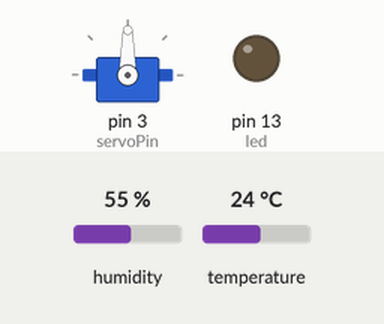
A sketch run on a simulated Arduino Uno, built with avr-gcc and run on an emulated ATmega328P. On the bench: servo, output pins drawn as LEDs (lit = HIGH). Inputs (shaded band) come from the test bench; at power-on: humidity 55 %, temperature 24 °C. What the sketch prints to the serial monitor is not drawn.

Above: at 0.05 s.
At 2.5 s:
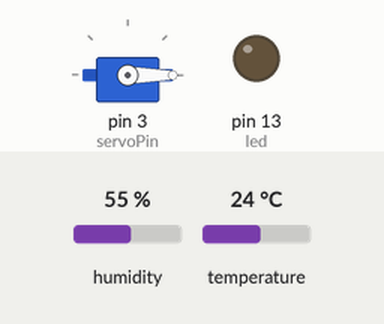
At 5.0 s:
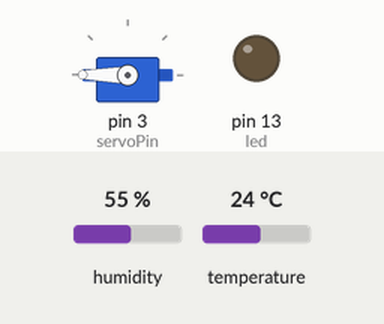
Timing chart, 0 to 6.5 s (numbered marks = the images above):
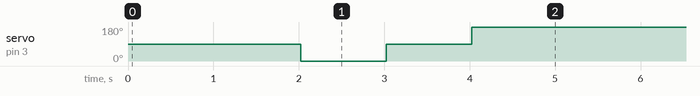

Measured:
- by itself, servo on pin 3 (servoPin): repeats every 5.0 s: 90° 1.0 s, 180° 3.0 s, 0° 1.0 s

The sketch:

orcusfarmsolutions.ino
```cpp
#include <Adafruit_Sensor.h>
#include <Servo.h>

#include<DHT.h>
#define DHTPIN 2
#define DHTTYPE DHT11
#define led 13
int servoPin = 3;
int maxhum=10;
int maxtemp=18;
DHT dht(DHTPIN,DHTTYPE);
Servo Servo1;
void setup(){
pinMode(led,OUTPUT);
Serial.begin(9600);
dht.begin();
Servo1.attach(servoPin);
}
void loop(){
delay(2000);
float h=dht.readHumidity();
float t=dht.readTemperature();
if(isnan(h)||isnan(t))
{
  Serial.println("Failed to read from sensor");
  return;
}
if(h>maxhum||t>maxtemp)
{
  Servo1.write(0);

   delay(1000);
   // Make servo go to 90 degrees
   Servo1.write(90);
   delay(1000);
   // Make servo go to 180 degrees
   Servo1.write(180);
   delay(1000);
}
else
{
digitalWrite(led,LOW);
}
Serial.println("Humidity:");
Serial.println(h);
Serial.print("%\t");
Serial.print("Temperature:");
Serial.print(t);
Serial.print("*C\n");
}
```
